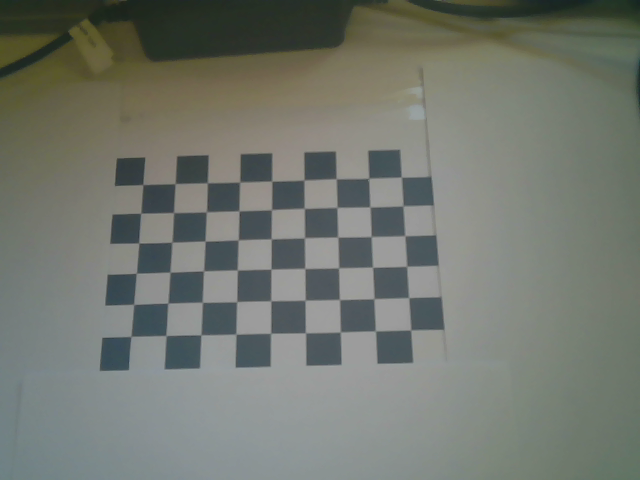
#> input picture images/img0.png, 640 x 480 px, found by its file name
$ python facing2marker.py
#> lines starting #> are read from the running program, lines starting #| are printed output that depends on the picture; after the words box and inside, x2 and y2 are one past the last pixel; in counts of white or black regions, pixels touching at a corner belong together
import cv2
import numpy as np
import math


def main():
    # load the image
    img = cv2.imread("scripts/images/img0.png")
#> img is the input picture: shape (480, 640, 3); mean B, G, R 111.4, 119.6, 114.8
    gray = cv2.cvtColor(img, cv2.COLOR_BGR2GRAY)
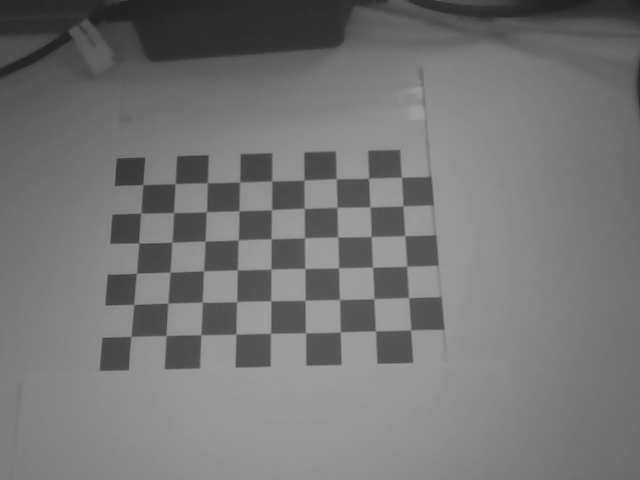
#> gray: shape (480, 640); min 32, max 163, mean 117.2

    # print(img.shape)

    width = 9
    height = 6

    criteria = (cv2.TERM_CRITERIA_EPS + cv2.TERM_CRITERIA_MAX_ITER, 30, 0.001)
    objp = np.zeros((height*width,3), np.float32)
    objp[:,:2] = np.mgrid[0:width,0:height].T.reshape(-1,2)

    objpoints = [] # 3d point in real world space
    imgpoints = [] # 2d points in image plane.

    _ret, corners = cv2.findChessboardCorners(gray, (width,height), None)
#> corners = 54 rows, first 8: [142.7, 184.9], [175.2, 183.7], [207.3, 182.9], [240, 182.3], [271.7, 181.2], [304.2, 180.2], [336.3, 178.6], [368.5, 178.3]

    blank_image = np.zeros((img.shape[0],img.shape[1],3), np.uint8)


    if _ret:
        objpoints.append(objp)
        corners2 = cv2.cornerSubPix(gray,corners, (11,11), (-1,-1), criteria)
#> corners2 = 54 rows, first 8: [142.8, 184.5], [175.2, 183.6], [207.3, 182.7], [239.7, 182], [271.7, 181.1], [304, 180], [336.1, 178.7], [368.7, 178.3]
        imgpoints.append(corners2)
        cv2.drawChessboardCorners(img, (width,height), corners2, _ret)
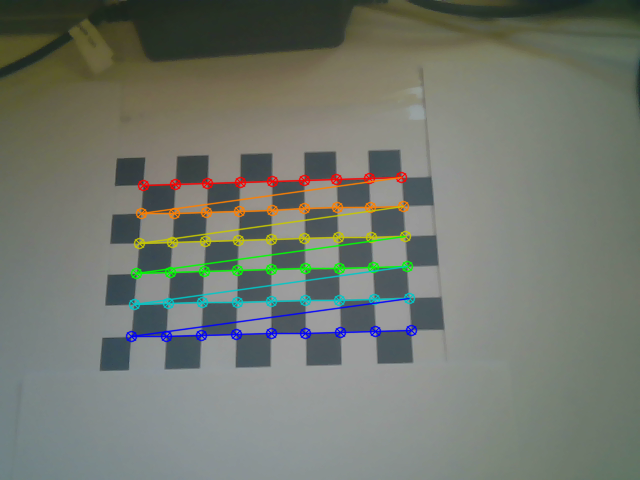
#> img: shape (480, 640, 3); 4.19% of pixels changed, all inside (x1, y1, x2, y2) = (125, 171, 418, 343)

        # print("objectpoint,", objpoints)
        # print("imagepoint,",imgpoints)

        _, _mtx, _dist, _rvecs, _tvecs = cv2.calibrateCamera(objpoints, imgpoints, gray.shape[::-1], None, None)

        # convert the _tvec to tuple
        tuple_tvecs = []
        for i in _tvecs[0]:
            tuple_tvecs.append(i[0])
#> this loop made 3 passes
#> i on passes 1 to 3: [-5.16], [-2.85], [18.87]
#> after the loop, tuple_tvecs = [-5.16, -2.85, 18.87]
        _tvecs = tuple(tuple_tvecs)

        # reproject the object points
        re_project, _ = cv2.projectPoints(np.array(objpoints), np.eye(3), _tvecs, _mtx, _dist)
#> re_project = 54 rows, first 8: [142.8, 184.7], [175.5, 184.8], [208.1, 185], [240.3, 185.2], [272.4, 185.2], [304.3, 185.3], [336.1, 185.4], [367.9, 185.5]
        # print(re_project)

        int_re_project = np.zeros((len(re_project), 2), dtype="float64")
#> int_re_project = 54 pairs, first value 0 to 0, second value 0 to 0
        # print(np.shape(int_re_project))

        # print(np.shape(re_project))
        # print(re_project[-1][0][0])

        for j in range(len(re_project)):
            # int_re_project[j][0] = int(np.round(re_project[j][0][0], decimals=0))
            # int_re_project[j][1] = int(np.round(re_project[j][0][1], decimals=0))
            int_re_project[j][0] = np.round(re_project[j][0][0])
            int_re_project[j][1] = np.round(re_project[j][0][1])
#> this loop made 54 passes
#> after the loop, int_re_project = 54 pairs, first value 143 to 400, second value 185 to 338
        # print(int_re_project)
        int_re_project = int_re_project.astype(np.int64)

        print(int_re_project)
#> (printed output is left out)
        # print((int_re_project[-1][0]))

        for k in range(len(re_project)):
            blank_image = cv2.circle(blank_image, int_re_project[k], radius=2, color=(0, 0, 255), thickness=-1)
            cv2.imshow("test", blank_image)
            cv2.waitKey(1000)
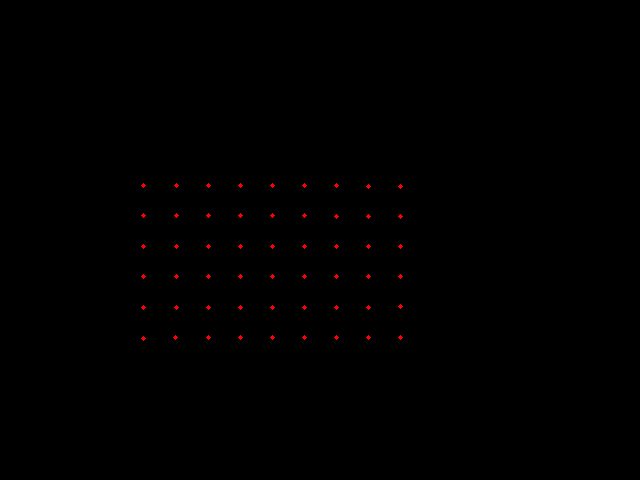
#> blank_image: shape (480, 640, 3); mean of channels 0, 1, 2 0, 0, 0.6; drawn as B, G, R


        # [11 lines of commented-out code are left out]


if __name__ == "__main__":
    main()

$ run again, with images/img1.png copied over images/img0.png
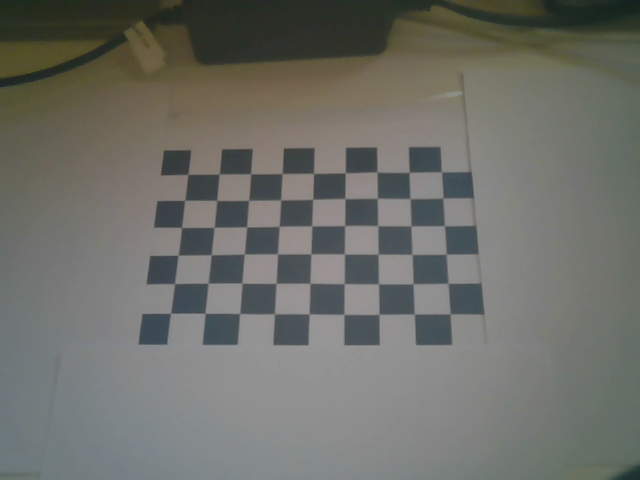
#> input picture images/img1.png, 640 x 480 px, found by its file name
#> in main, img is the input picture: shape (480, 640, 3); mean B, G, R 105.2, 111, 110
#> corners = 54 rows, first 8: [188.1, 174.2], [219.1, 173.9], [250.5, 174], [282.3, 173.8], [313.3, 173.6], [345.3, 173], [377, 172.1], [409.3, 172.5]
#> corners2 = 54 rows, first 8: [187.8, 174.4], [219.3, 174], [250.6, 173.8], [282.2, 173.6], [313.5, 173.3], [345.2, 172.8], [376.9, 171.9], [409.1, 172.3]
#> in main, `cv2.drawChessboardCorners(img, (width,height), corners2, _ret)`:
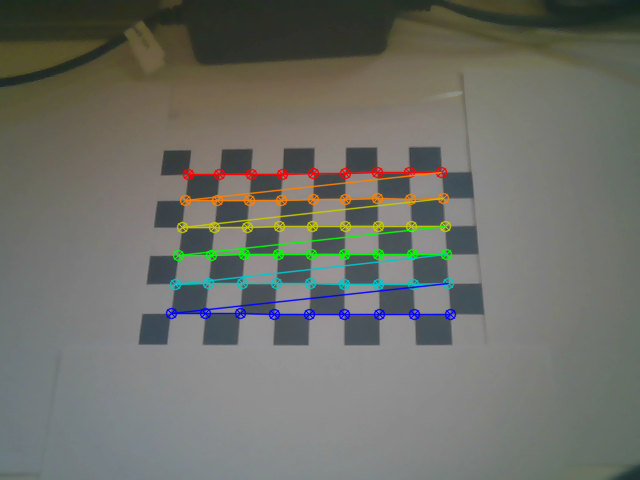
#> img: shape (480, 640, 3); 4.13% of pixels changed, all inside (x1, y1, x2, y2) = (165, 166, 457, 321)
#> the loop in main, `for i in _tvecs[0]:` made 3 passes
#> i on passes 1 to 3: [-3.88], [-0.571], [20.58]
#> after the loop in main, `for i in _tvecs[0]:`: tuple_tvecs = [-3.88, -0.571, 20.58]
#> re_project = 54 rows, first 8: [187.8, 174.5], [219.8, 174.6], [251.5, 174.7], [282.8, 174.8], [313.9, 174.8], [344.9, 174.8], [375.9, 174.8], [406.8, 174.8]
#> in main, `int_re_project = np.zeros((len(re_project), 2), dtype="float64")`: int_re_project = 54 pairs, first value 0 to 0, second value 0 to 0
#> the loop in main, `for j in range(len(re_project)):` made 54 passes
#> after the loop in main, `for j in range(len(re_project)):`: int_re_project = 54 pairs, first value 187 to 438, second value 175 to 312
#> (printed output is left out)
#> the loop in main, `for k in range(len(re_project)):` made 54 passes
#> after the loop in main, `for k in range(len(re_project)):`:
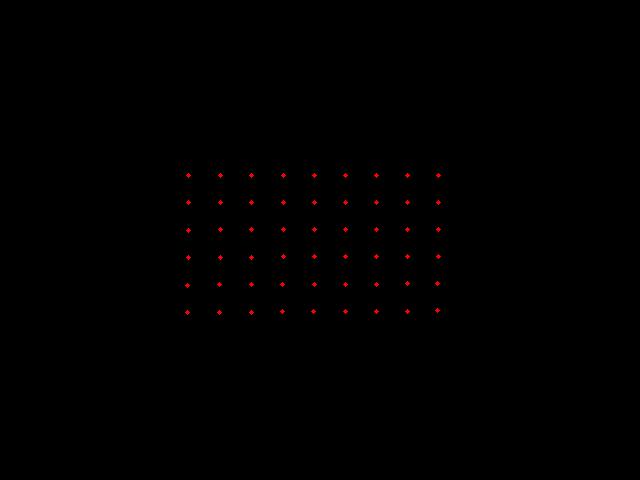
#> blank_image: shape (480, 640, 3); mean of channels 0, 1, 2 0, 0, 0.6; drawn as B, G, R

$ run again, with images/img10.png copied over images/img0.png
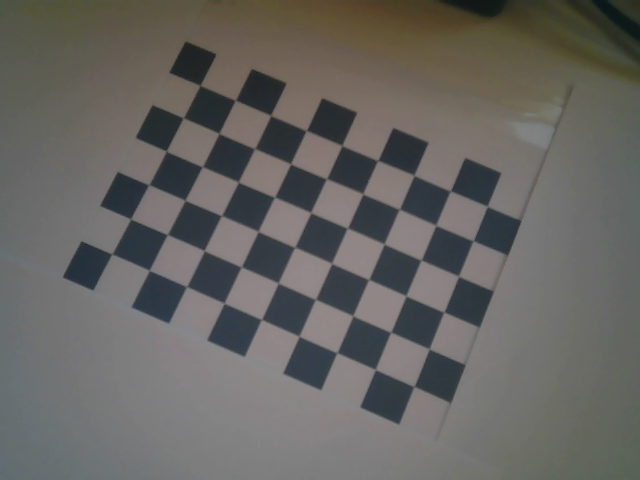
#> input picture images/img10.png, 640 x 480 px, found by its file name
#> in main, img is the input picture: shape (480, 640, 3); mean B, G, R 97.5, 100.9, 102.4
#> corners = 54 rows, first 8: [199.5, 85.45], [235.1, 100.2], [270.2, 115.6], [306.3, 130.6], [341.9, 145.6], [378.1, 160.6], [413.8, 175.6], [450.8, 191.3]
#> corners2 = 54 rows, first 8: [199.9, 85.3], [235.4, 100.3], [270.6, 115.4], [306.3, 130.6], [341.8, 145.5], [377.8, 160.5], [414, 175.2], [450.3, 190.9]
#> in main, `cv2.drawChessboardCorners(img, (width,height), corners2, _ret)`:
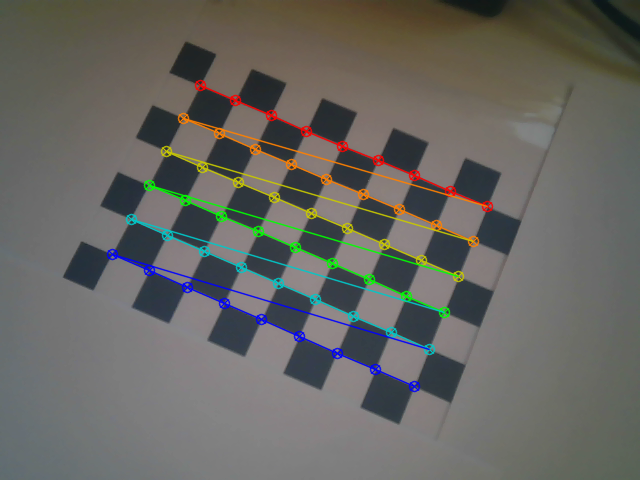
#> img: shape (480, 640, 3); 4.61% of pixels changed, all inside (x1, y1, x2, y2) = (106, 79, 494, 393)
#> the loop in main, `for i in _tvecs[0]:` made 3 passes
#> i on passes 1 to 3: [-2.88], [-4.5], [37.01]
#> after the loop in main, `for i in _tvecs[0]:`: tuple_tvecs = [-2.88, -4.5, 37.01]
#> re_project = 54 rows, first 8: [199.9, 85.33], [238.8, 85.76], [277.3, 86.05], [315.8, 86.22], [354.2, 86.27], [392.5, 86.18], [431, 85.96], [469.7, 85.63]
#> in main, `int_re_project = np.zeros((len(re_project), 2), dtype="float64")`: int_re_project = 54 pairs, first value 0 to 0, second value 0 to 0
#> the loop in main, `for j in range(len(re_project)):` made 54 passes
#> after the loop in main, `for j in range(len(re_project)):`: int_re_project = 54 pairs, first value 200 to 508, second value 85 to 290
#> (printed output is left out)
#> the loop in main, `for k in range(len(re_project)):` made 54 passes
#> after the loop in main, `for k in range(len(re_project)):`:
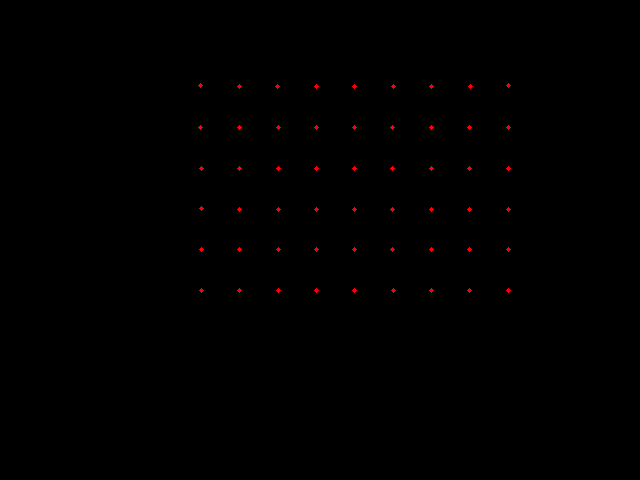
#> blank_image: shape (480, 640, 3); mean of channels 0, 1, 2 0, 0, 0.6; drawn as B, G, R

$ run again, with images/img11.png copied over images/img0.png
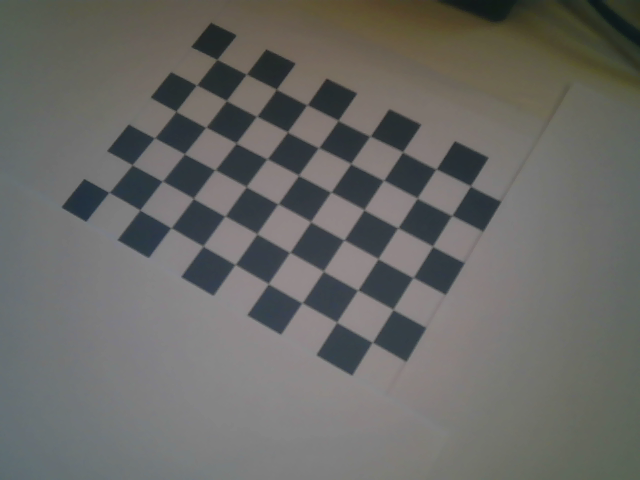
#> input picture images/img11.png, 640 x 480 px, found by its file name
#> in main, img is the input picture: shape (480, 640, 3); mean B, G, R 101.8, 105, 105.1
#> corners = 54 rows, first 8: [215.9, 59.57], [245.9, 74.19], [276.5, 89.03], [306.9, 105.1], [338.4, 120], [370, 136.2], [403.2, 151.6], [436.2, 169]
#> corners2 = 54 rows, first 8: [216.8, 59.37], [246.3, 74.21], [276.3, 89.23], [306.9, 104.9], [338.1, 120.3], [370, 136.2], [402.5, 151.8], [436.1, 169]
#> in main, `cv2.drawChessboardCorners(img, (width,height), corners2, _ret)`:
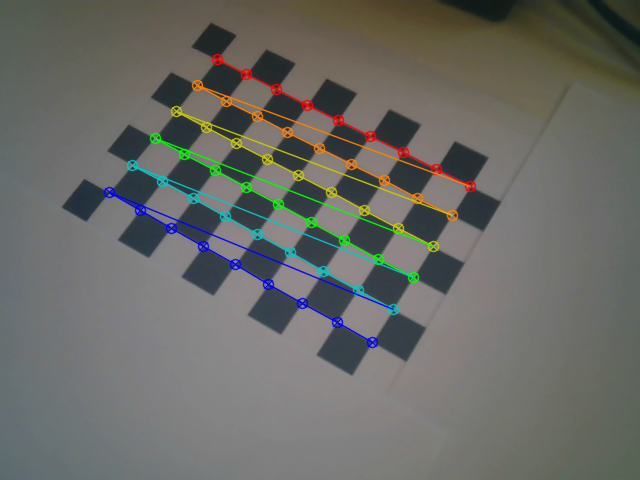
#> img: shape (480, 640, 3); 4.22% of pixels changed, all inside (x1, y1, x2, y2) = (103, 53, 477, 349)
#> the loop in main, `for i in _tvecs[0]:` made 3 passes
#> i on passes 1 to 3: [-2.53], [-4.94], [19.89]
#> after the loop in main, `for i in _tvecs[0]:`: tuple_tvecs = [-2.53, -4.94, 19.89]
#> re_project = 54 rows, first 8: [216.7, 59.39], [252.3, 59.81], [287.7, 60.08], [323, 60.2], [358.3, 60.18], [393.6, 60.01], [429, 59.74], [464.4, 59.57]
#> in main, `int_re_project = np.zeros((len(re_project), 2), dtype="float64")`: int_re_project = 54 pairs, first value 0 to 0, second value 0 to 0
#> the loop in main, `for j in range(len(re_project)):` made 54 passes
#> after the loop in main, `for j in range(len(re_project)):`: int_re_project = 54 pairs, first value 217 to 499, second value 59 to 229
#> (printed output is left out)
#> the loop in main, `for k in range(len(re_project)):` made 54 passes
#> after the loop in main, `for k in range(len(re_project)):`:
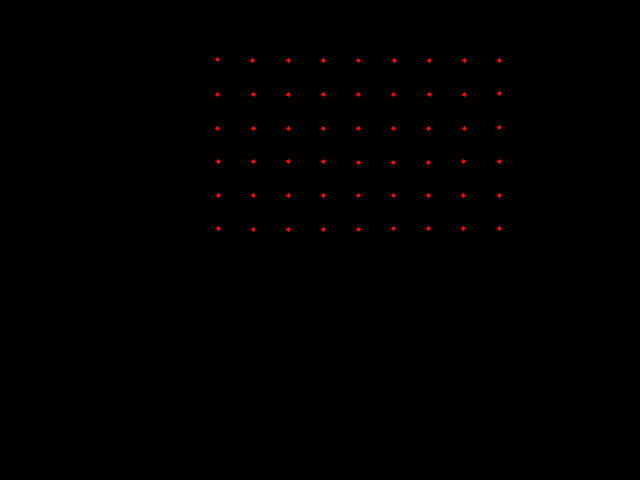
#> blank_image: shape (480, 640, 3); mean of channels 0, 1, 2 0, 0, 0.6; drawn as B, G, R
